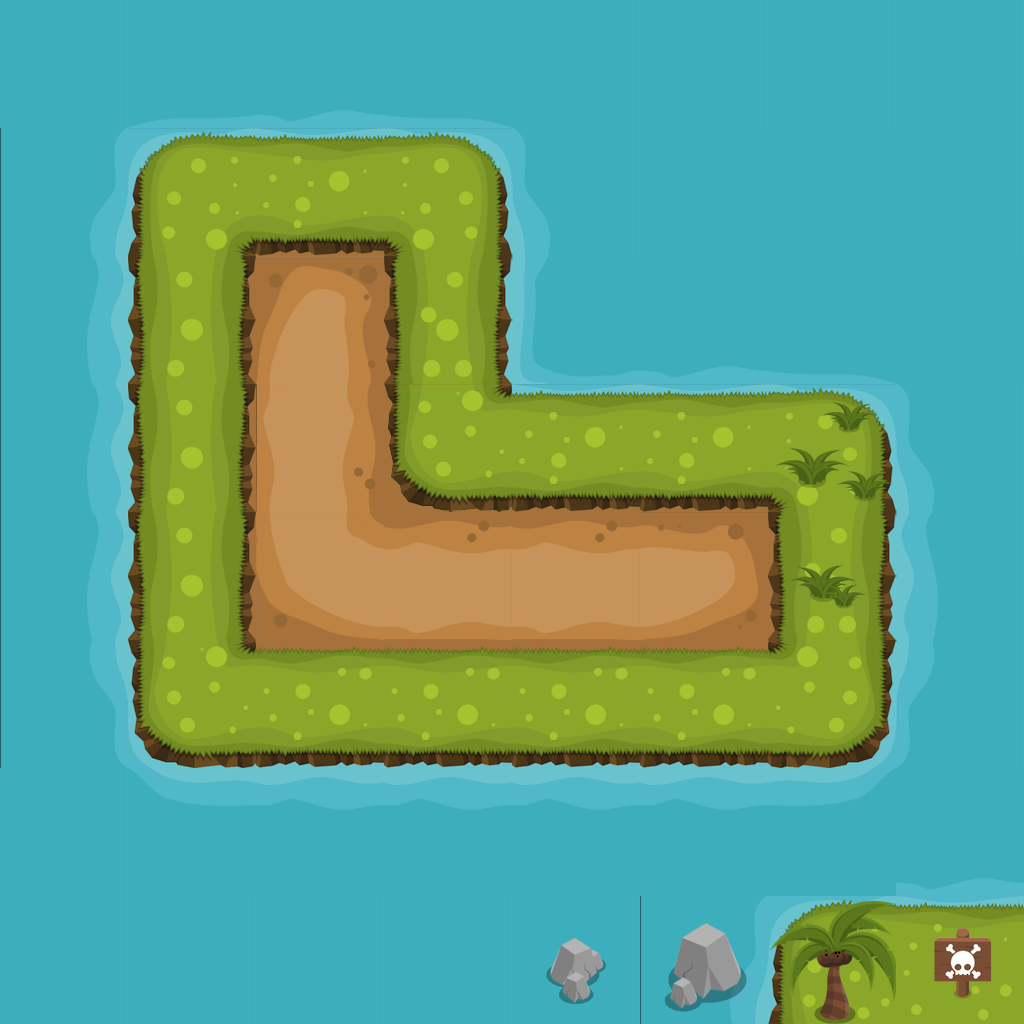

This is a level from a 2D game, rendered from its Tiled map with the project's own tilesets. A one-line summary and the complete map file follow:
An orthogonal 8x8 tile map with 128x128 px tiles, 3 tile layers (Background, Collision, Overlay), 2 tilesets and 4 objects.

<map version="1.0" orientation="orthogonal" renderorder="right-down" width="8" height="8" tilewidth="128" tileheight="128" nextobjectid="4">
 <tileset firstgid="1" name="background" tilewidth="128" tileheight="128" tilecount="200" columns="20">
  <image source="../img/bg_tile.png" trans="ff00ff" width="2560" height="1280" />
  <tile id="78">
   <properties>
    <property name="Class" value="Grid" />
   </properties>
  </tile>
  <tile id="79">
   <properties>
    <property name="Class" value="Flower" />
   </properties>
   <objectgroup draworder="index">
    <object id="1" x="27" y="40" width="78" height="72" />
   </objectgroup>
  </tile>
 </tileset>
 <tileset firstgid="201" name="snail" tilewidth="128" tileheight="128" tilecount="32" columns="4">
  <image source="../img/sprite.png" trans="ff00ff" width="512" height="1024" />
  <tile id="12">
   <properties>
    <property name="Class" value="Player" />
   </properties>
  </tile>
 </tileset>
 <layer name="Background" width="8" height="8">
  <properties>
   <property name="type" value="0" />
  </properties>
  <data>
   <tile gid="0" />
   <tile gid="0" />
   <tile gid="0" />
   <tile gid="0" />
   <tile gid="0" />
   <tile gid="0" />
   <tile gid="0" />
   <tile gid="0" />
   <tile gid="0" />
   <tile gid="0" />
   <tile gid="0" />
   <tile gid="0" />
   <tile gid="0" />
   <tile gid="0" />
   <tile gid="0" />
   <tile gid="0" />
   <tile gid="0" />
   <tile gid="0" />
   <tile gid="18" />
   <tile gid="0" />
   <tile gid="0" />
   <tile gid="0" />
   <tile gid="0" />
   <tile gid="0" />
   <tile gid="0" />
   <tile gid="0" />
   <tile gid="37" />
   <tile gid="0" />
   <tile gid="0" />
   <tile gid="0" />
   <tile gid="0" />
   <tile gid="0" />
   <tile gid="0" />
   <tile gid="0" />
   <tile gid="200" />
   <tile gid="180" />
   <tile gid="180" />
   <tile gid="160" />
   <tile gid="0" />
   <tile gid="0" />
   <tile gid="0" />
   <tile gid="0" />
   <tile gid="0" />
   <tile gid="0" />
   <tile gid="0" />
   <tile gid="0" />
   <tile gid="0" />
   <tile gid="0" />
   <tile gid="0" />
   <tile gid="0" />
   <tile gid="0" />
   <tile gid="0" />
   <tile gid="0" />
   <tile gid="0" />
   <tile gid="0" />
   <tile gid="0" />
   <tile gid="0" />
   <tile gid="0" />
   <tile gid="0" />
   <tile gid="0" />
   <tile gid="0" />
   <tile gid="0" />
   <tile gid="0" />
   <tile gid="0" />
  </data>
 </layer>
 <layer name="Collision" width="8" height="8">
  <properties>
   <property name="collision" value="true" />
  </properties>
  <data>
   <tile gid="85" />
   <tile gid="2" />
   <tile gid="3" />
   <tile gid="4" />
   <tile gid="85" />
   <tile gid="85" />
   <tile gid="85" />
   <tile gid="85" />
   <tile gid="21" />
   <tile gid="156" />
   <tile gid="157" />
   <tile gid="158" />
   <tile gid="25" />
   <tile gid="143" />
   <tile gid="143" />
   <tile gid="85" />
   <tile gid="41" />
   <tile gid="176" />
   <tile gid="0" />
   <tile gid="178" />
   <tile gid="162" />
   <tile gid="3" />
   <tile gid="4" />
   <tile gid="143" />
   <tile gid="41" />
   <tile gid="176" />
   <tile gid="0" />
   <tile gid="36" />
   <tile gid="157" />
   <tile gid="157" />
   <tile gid="158" />
   <tile gid="25" />
   <tile gid="41" />
   <tile gid="176" />
   <tile gid="0" />
   <tile gid="0" />
   <tile gid="0" />
   <tile gid="0" />
   <tile gid="178" />
   <tile gid="45" />
   <tile gid="61" />
   <tile gid="196" />
   <tile gid="197" />
   <tile gid="197" />
   <tile gid="197" />
   <tile gid="197" />
   <tile gid="198" />
   <tile gid="65" />
   <tile gid="85" />
   <tile gid="82" />
   <tile gid="83" />
   <tile gid="83" />
   <tile gid="83" />
   <tile gid="83" />
   <tile gid="84" />
   <tile gid="3" />
   <tile gid="85" />
   <tile gid="85" />
   <tile gid="85" />
   <tile gid="85" />
   <tile gid="85" />
   <tile gid="21" />
   <tile gid="22" />
   <tile gid="23" />
  </data>
 </layer>
 <layer name="Overlay" width="8" height="8">
  <properties>
   <property name="type" value="0" />
  </properties>
  <data>
   <tile gid="0" />
   <tile gid="0" />
   <tile gid="0" />
   <tile gid="0" />
   <tile gid="0" />
   <tile gid="0" />
   <tile gid="0" />
   <tile gid="0" />
   <tile gid="0" />
   <tile gid="0" />
   <tile gid="0" />
   <tile gid="0" />
   <tile gid="0" />
   <tile gid="0" />
   <tile gid="0" />
   <tile gid="0" />
   <tile gid="0" />
   <tile gid="0" />
   <tile gid="0" />
   <tile gid="0" />
   <tile gid="0" />
   <tile gid="0" />
   <tile gid="0" />
   <tile gid="0" />
   <tile gid="0" />
   <tile gid="0" />
   <tile gid="0" />
   <tile gid="0" />
   <tile gid="0" />
   <tile gid="0" />
   <tile gid="98" />
   <tile gid="0" />
   <tile gid="0" />
   <tile gid="0" />
   <tile gid="0" />
   <tile gid="0" />
   <tile gid="0" />
   <tile gid="0" />
   <tile gid="97" />
   <tile gid="0" />
   <tile gid="0" />
   <tile gid="0" />
   <tile gid="0" />
   <tile gid="0" />
   <tile gid="0" />
   <tile gid="0" />
   <tile gid="0" />
   <tile gid="0" />
   <tile gid="0" />
   <tile gid="0" />
   <tile gid="0" />
   <tile gid="0" />
   <tile gid="0" />
   <tile gid="0" />
   <tile gid="0" />
   <tile gid="0" />
   <tile gid="0" />
   <tile gid="0" />
   <tile gid="0" />
   <tile gid="0" />
   <tile gid="120" />
   <tile gid="119" />
   <tile gid="138" />
   <tile gid="116" />
  </data>
 </layer>
 <objectgroup name="Object Layer 1">
  <object id="1" gid="80" x="640.242" y="640.212" width="128" height="128" />
  <object id="2" gid="213" x="256.212" y="384.515" width="128" height="128" />
  <object id="3" gid="79" x="2" y="132.667" width="128" height="128" />
 </objectgroup>
</map>